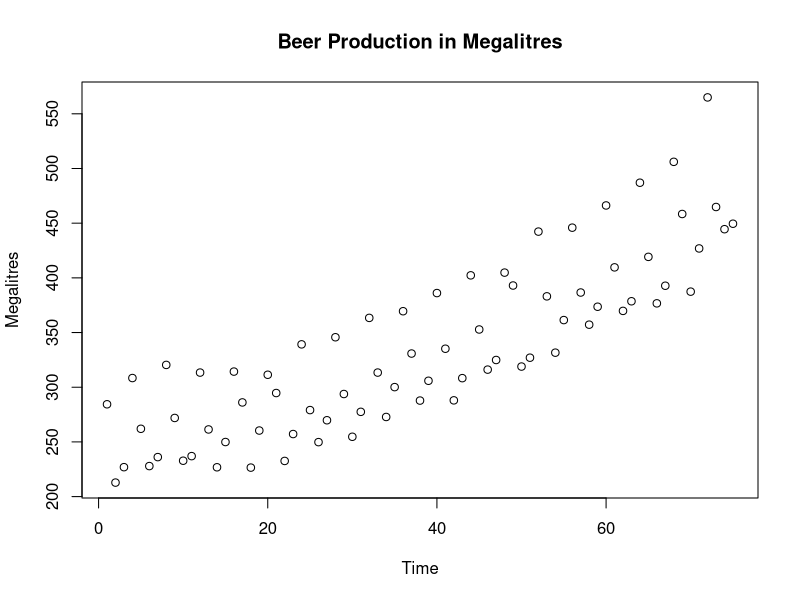
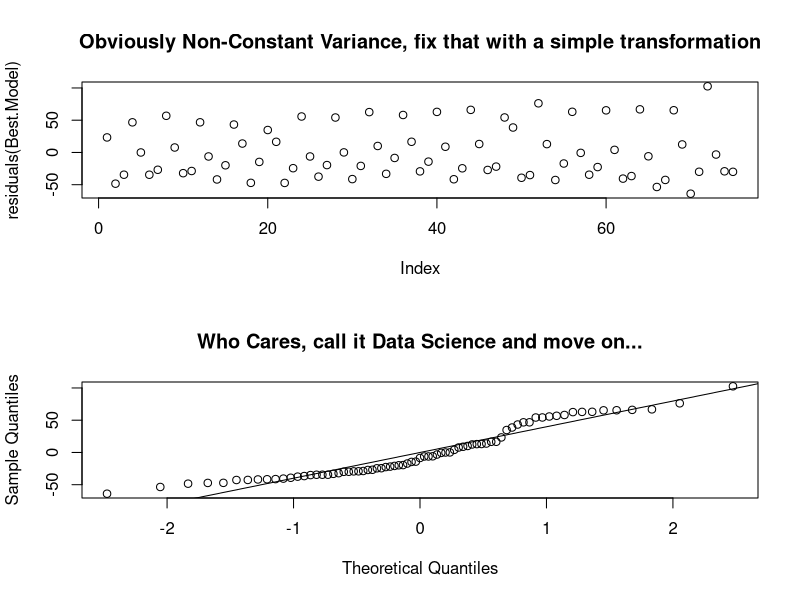
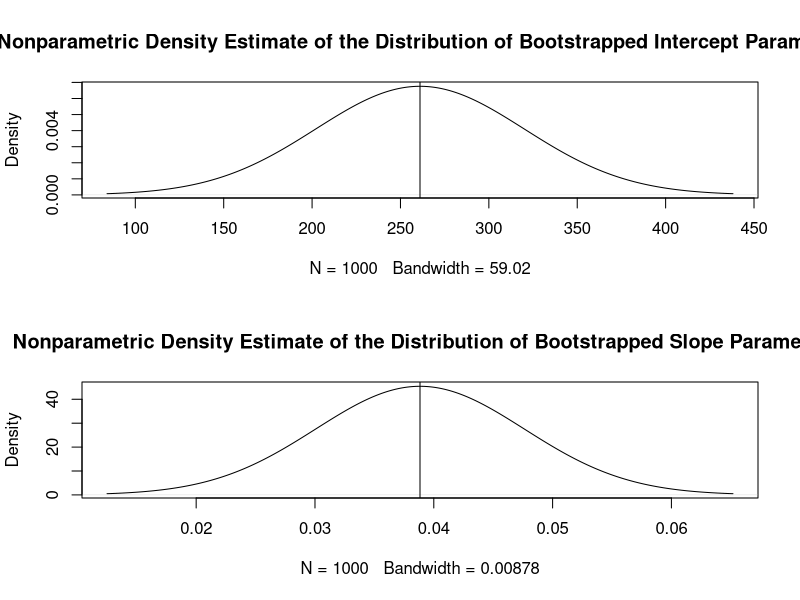
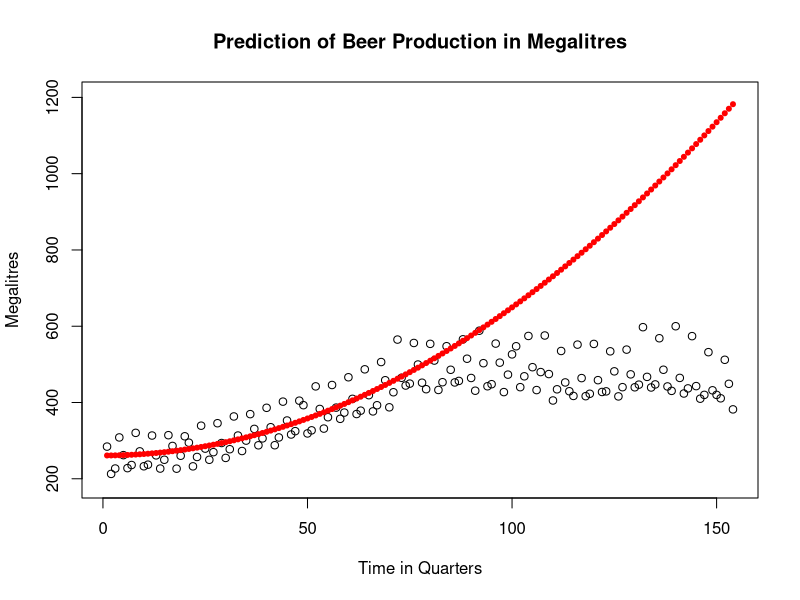

Write the R code that produced these figures, in order.


#Beer Data Code.....
#This is what you SHOULD NOT DO! 
#This is what you SHOULD NOT DO! 
#This is what you SHOULD NOT DO! 
#This is what you SHOULD NOT DO! 

beer <- read.table("./data/quarterly-beer-production-in-aus.csv", sep=",", header=T)
head(beer)
Beer <- cbind(1:nrow(beer),beer$Megalitres)
Beer2 <- cbind(1:nrow(beer),beer$Megalitres);colnames(Beer2)=c("Time", "Megalitres")
colnames(Beer)=c("Time", "Megalitres")
Beer <- as.data.frame(Beer[1:75,])
head(Beer)
plot(Beer, main="Beer Production in Megalitres")
Best.Model <- lm(Megalitres~I(Time^2), Beer)
Best.Model
summary(Best.Model)
anova(Best.Model)
par(mfrow=c(2,1))
plot(residuals(Best.Model), main="Obviously Non-Constant Variance, fix that with a simple transformation")
qqnorm(residuals(Best.Model),main="Who Cares, call it Data Science and move on...");abline(mean(residuals(Best.Model)),sd(residuals(Best.Model)))
par(mfrow=c(1,1))


#Just to be EXTRA sure we are doing it correctly, lets bootstrap, because why not, thats what you are supposed to do...
#Just to be EXTRA sure we are doing it correctly, lets bootstrap, because why not, thats what you are supposed to do...
#Can you feel the sarcasm? 
#Can you feel the sarcasm? 
Beta1 <- numeric()
Beta2 <- numeric()
system.time(for (i in 1:1000){
	index.to.use <- sample(c(1:75), size=35, replace=T)
	Beer.to.use <- Beer[index.to.use,]
	Beta1[i] <- coef(lm(Megalitres~I(Time^2), Beer))[1]
	Beta2[i] <- coef(lm(Megalitres~I(Time^2), Beer))[2]
	
})

par(mfrow=c(2,1))
plot(density(Beta1), main="Nonparametric Density Estimate of the Distribution of Bootstrapped Intercept Parameter");abline(v=median(Beta1))
median(Beta1)
plot(density(Beta2), main="Nonparametric Density Estimate of the Distribution of Bootstrapped Slope Parameter");abline(v=median(Beta2))
median(Beta2)
par(mfrow=c(1,1))


#So we want to predict a few months out because that is reasonable after all...

New.Data <- data.frame(Time=c(1:154))

My.Predictions <- predict(Best.Model, newdata = New.Data); My.Predictions
plot(Beer2, xlab="Time in Quarters", ylim=c(190, 1200), main="Prediction of Beer Production in Megalitres");points(My.Predictions, col="red", pch=20)







